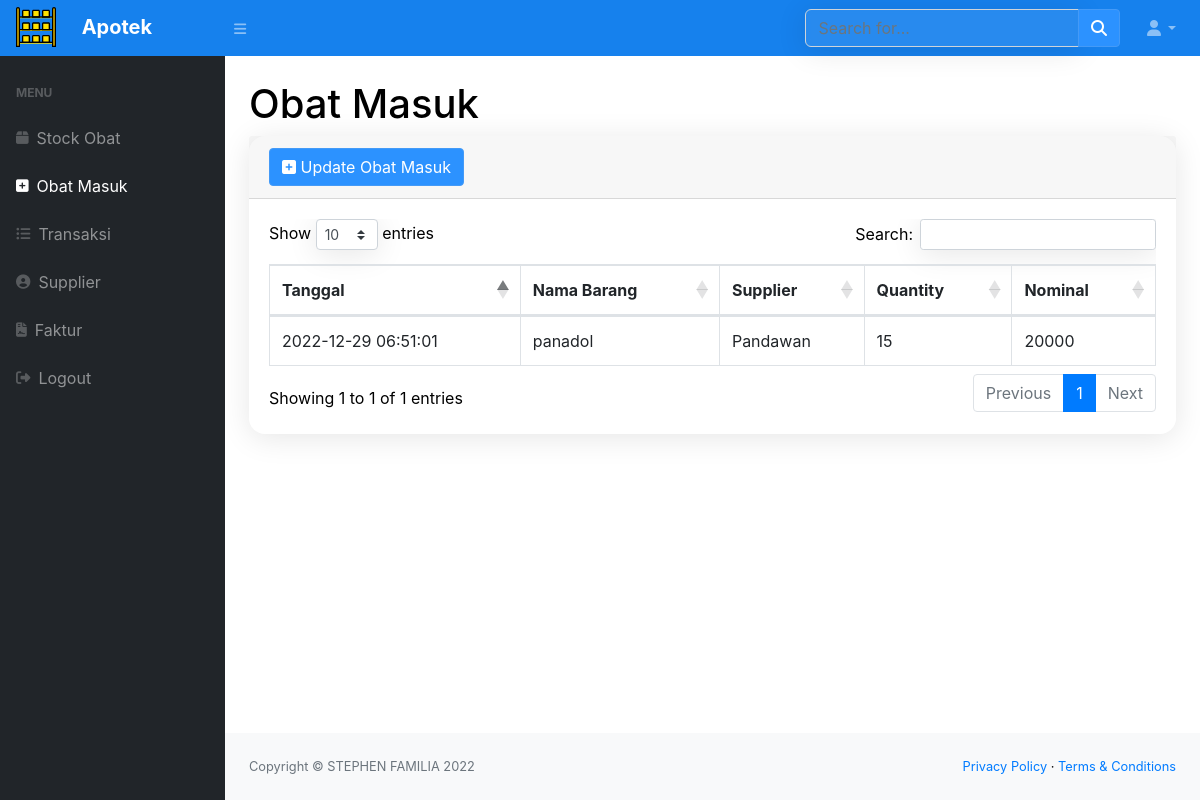
The page /masuk.php (signed in) on the database as committed earlier.
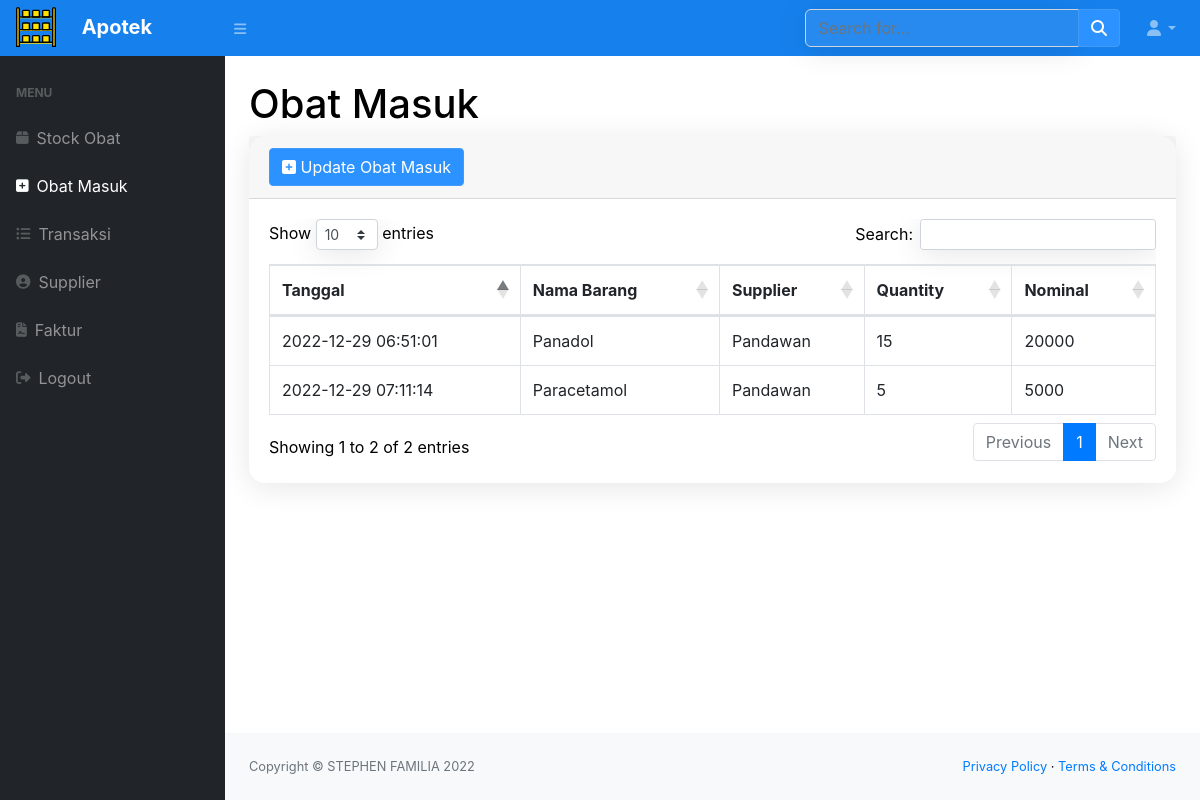
The same page on the database as committed later.
### tables this page shows
CREATE TABLE `masuk` (
  `idmasuk` int NOT NULL,
  `idobat` int NOT NULL,
  `kuantitas` int NOT NULL,
  `supplier` varchar(100) NOT NULL,
  `tanggal` timestamp NOT NULL DEFAULT CURRENT_TIMESTAMP ON UPDATE CURRENT_TIMESTAMP,
  `besarharga` int NOT NULL
);

CREATE TABLE `stock` (
  `idobat` int NOT NULL,
  `merek_dagang` varchar(50) NOT NULL,
  `harga` int NOT NULL,
  `satuan` enum('item','tablet','kapsul','tetesan','suppositori','hirup') NOT NULL,
  `exp_date` date NOT NULL,
  `stock` int NOT NULL,
  `supplier` int NOT NULL
);

CREATE TABLE `supplier` (
  `idsup` int NOT NULL,
  `nama_supplier` varchar(100) NOT NULL,
  `alamat` varchar(100) DEFAULT NULL,
  `no_telp` varchar(20) DEFAULT NULL
);

### masuk.php (the view, shortened to what this page needs)
<?php
require 'function.php';
include 'head.php';
?>
<body class="sb-nav-fixed">
  <?php include 'nav.php' ?>
  <div id="layoutSidenav_content">
    <main>
      <div class="container-fluid">
        <h1 class="mt-4">Obat Masuk</h1>
        <div class="card mb-4">
          <div class="card-header">
            <button type="button" class="btn btn-primary" data-toggle="modal" data-target="#myModal">
              <i class="fa fa-plus-square"></i> Update Obat Masuk
            </button>
          </div>
          <div class="card-body">
            <div class="table-responsive">
              <table class="table table-bordered" id="dataTable" width="100%" cellspacing="0">
                <thead>
                  <tr>
                    <th>Tanggal</th>
                    <th>Nama Barang</th>
                    <th>Supplier</th>
                    <th>Quantity</th>
                    <th>Nominal</th>
                  </tr>
                </thead>
                <tbody>
                  <?php
                  $ambilsemuadatastock = mysqli_query($conn, "SELECT * from masuk m,supplier p, stock s where s.idobat = m.idobat and p.idsup = m.supplier");
                  while ($data = mysqli_fetch_array($ambilsemuadatastock)) {
                    $tanggal = $data['tanggal'];
                    $namabarang = $data['merek_dagang'];
                    $supplier = $data['nama_supplier'];
                    $kuantitas = $data['kuantitas'];
                    $besarharga = $data['besarharga'];
                    ?>
                    <tr>
                      <td><?= $tanggal ?></td>
                      <td>
                        <?= $namabarang ?>
                      </td>
                      <td><?= $supplier ?></td>
                      <td>
                        <?= $kuantitas ?>
                      </td>
                      <td><?= $besarharga ?></td>
                    </tr>
                    <?php
                  }
                  ?>
                </tbody>
              </table>
            </div>
          </div>
        </div>
      </div>
    </main>
    <footer class="py-4 bg-light mt-auto">
      <div class="container-fluid">
        <div class="d-flex align-items-center justify-content-between small">
          <div class="text-muted">Copyright &copy; STEPHEN FAMILIA 2022</div>
          <div>
            <a href="#">Privacy Policy</a>
            &middot;
            <a href="#">Terms &amp; Conditions</a>
          </div>
        </div>
      </div>
    </footer>
  </div>
  </div>
</body>
      </html>

Rows that differ between the two databases and show on the page:
changed through a linked row, masuk: idobat.merek_dagang "panadol" → "Panadol"
added masuk: tanggal "2022-12-29 07:11:14", idobat.merek_dagang "Paracetamol", supplier.nama_supplier "Pandawan", kuantitas "5", besarharga "5000"
Other text that changed with them:
text written by a page script: "Show entries Search: Showing 1 to 1 of 1 entries Previous 1 Next" → "Show entries Search: Showing 1 to 2 of 2 entries Previous 1 Next"
